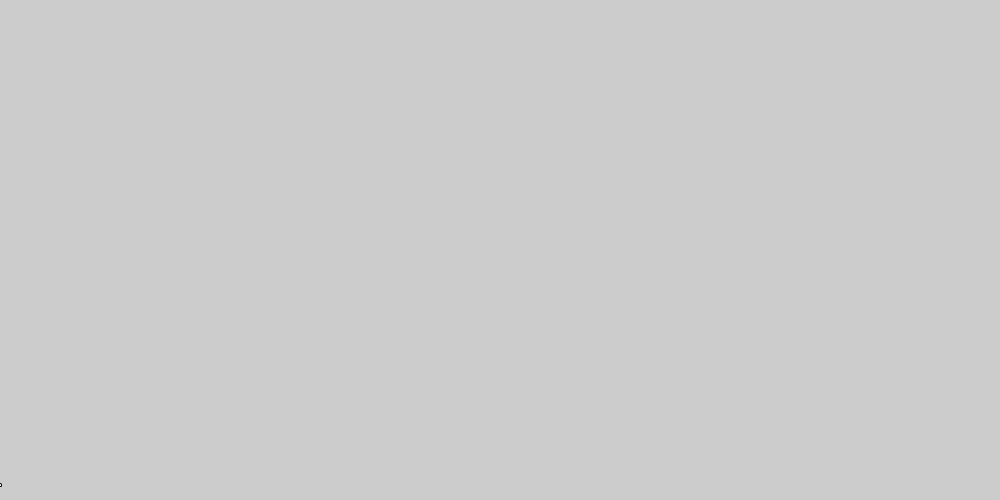
Frame 1 (no input)
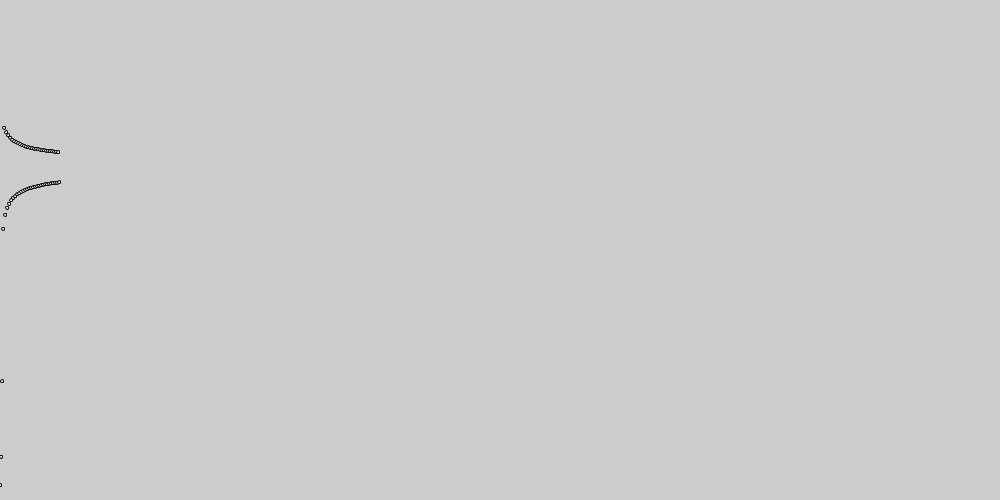
Frame 60 (the mouse pressed at the canvas centre just before this capture)
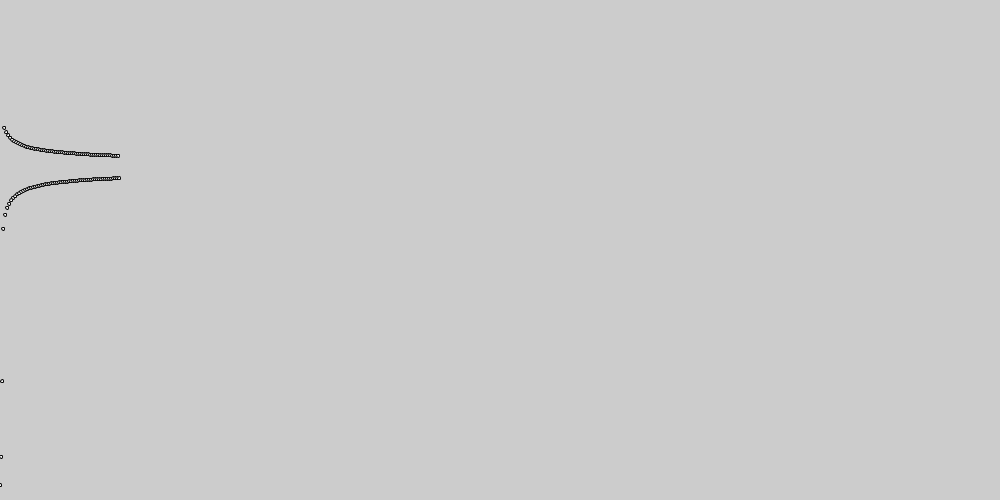
Frame 120 (the mouse held since frame 60 and released just before this capture)

The Processing sketch that drew these frames (run headless with seeded random() and noise(); from frame 60 on, the mouse is pressed at the canvas centre):

// Processing sketch: chaos2
// ── chaos2.pde
//The simplest (almost) chaotic system
double R=3.001; //Control parameter
double X=0.99; //State variable, state of the system

double iterate(double x) // Xn --> Xn+1
{
  return R*x*(1-x); //state change implementation
}

void setup()
{
  size(1000,500);
  frameRate(200);
}

float scale(double X)
{
  return 500-(float)X*500;
}

int N=0;
void draw()
{
 if(N<1000)
 {
    double Xp=X;
    X=iterate(X);
    //println(frameCount,X);
    ellipse(N,scale(X),3.0,3.0);
    N++;
 }
 else
 {
     stroke(random(255),random(255),random(255));
     R=random(1)+3;
     X=random(1);
     N=0;
 }
}




/// @date 2026-10-29 ( → https://github.com/borkowsk/bookProcessingEN)
